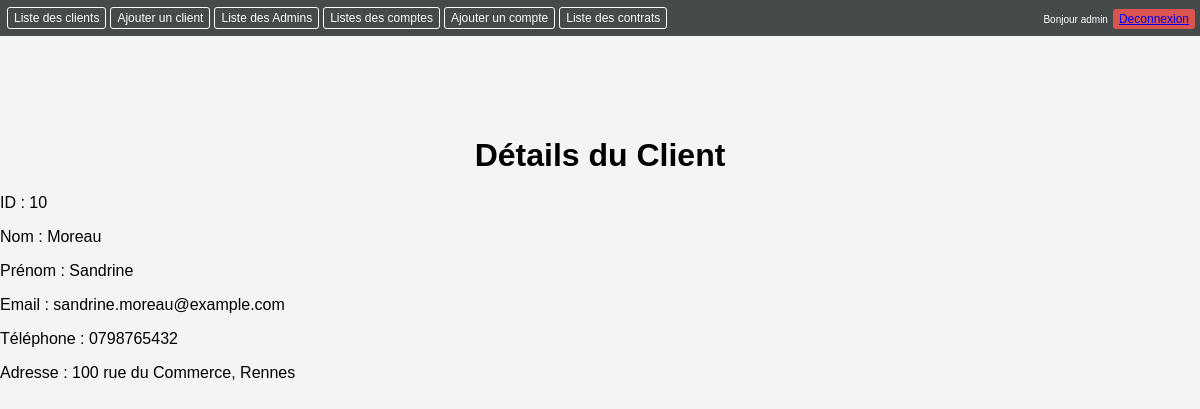
Before: /index.php?action=voir_client&id=10 (signed in) with the older database file.
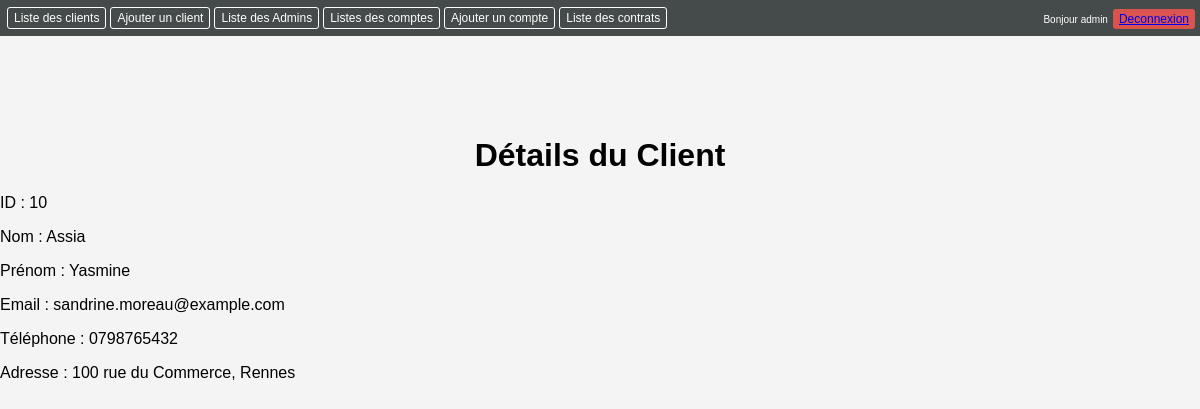
After: the same page with the newer database file.
### tables this page shows
CREATE TABLE `clients` (
  `id` int(11) NOT NULL,
  `nom` varchar(50) NOT NULL,
  `prenom` varchar(50) NOT NULL,
  `email` varchar(100) NOT NULL,
  `telephone` varchar(20) DEFAULT NULL,
  `adresse` varchar(255) DEFAULT NULL
);

### views/clients/view.php (the view)
<?php include __DIR__ . '/../templates/header.php'; ?>
<h1>Détails du Client</h1>
<p>ID : <?php echo htmlspecialchars($client['id']); ?></p>
<p>Nom : <?php echo htmlspecialchars($client['nom']); ?></p>
<p>Prénom : <?php echo htmlspecialchars($client['prenom']); ?></p>
<p>Email : <?php echo htmlspecialchars($client['email']); ?></p>
<p>Téléphone : <?php echo htmlspecialchars($client['telephone']); ?></p>
<p>Adresse : <?php echo htmlspecialchars($client['adresse']); ?></p>
<?php include __DIR__ . '/../templates/footer.php'; ?>

Changed rows visible on the page:
changed clients "sandrine.moreau@example.com": nom "Moreau" → "Assia"; prenom "Sandrine" → "Yasmine"
